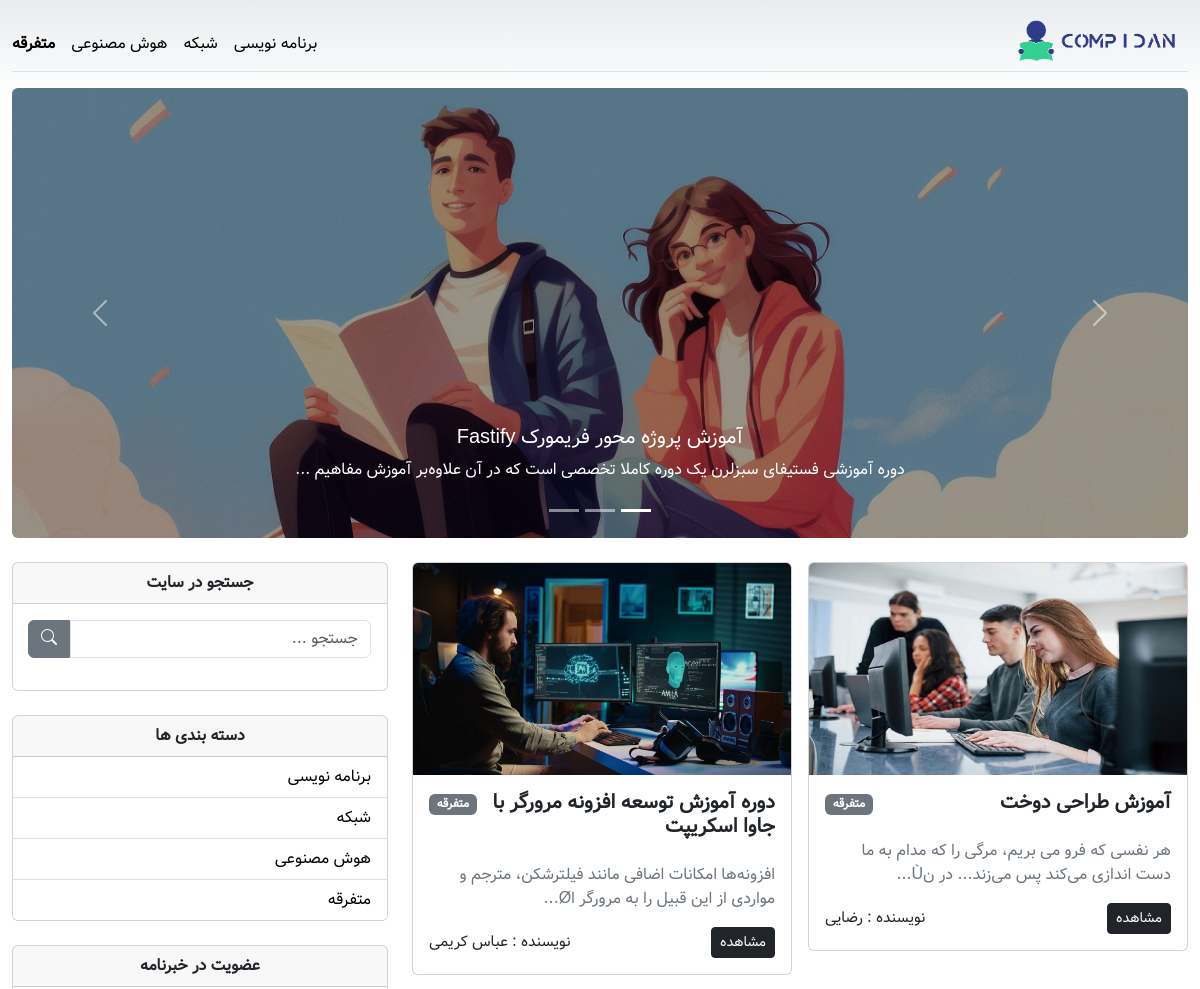
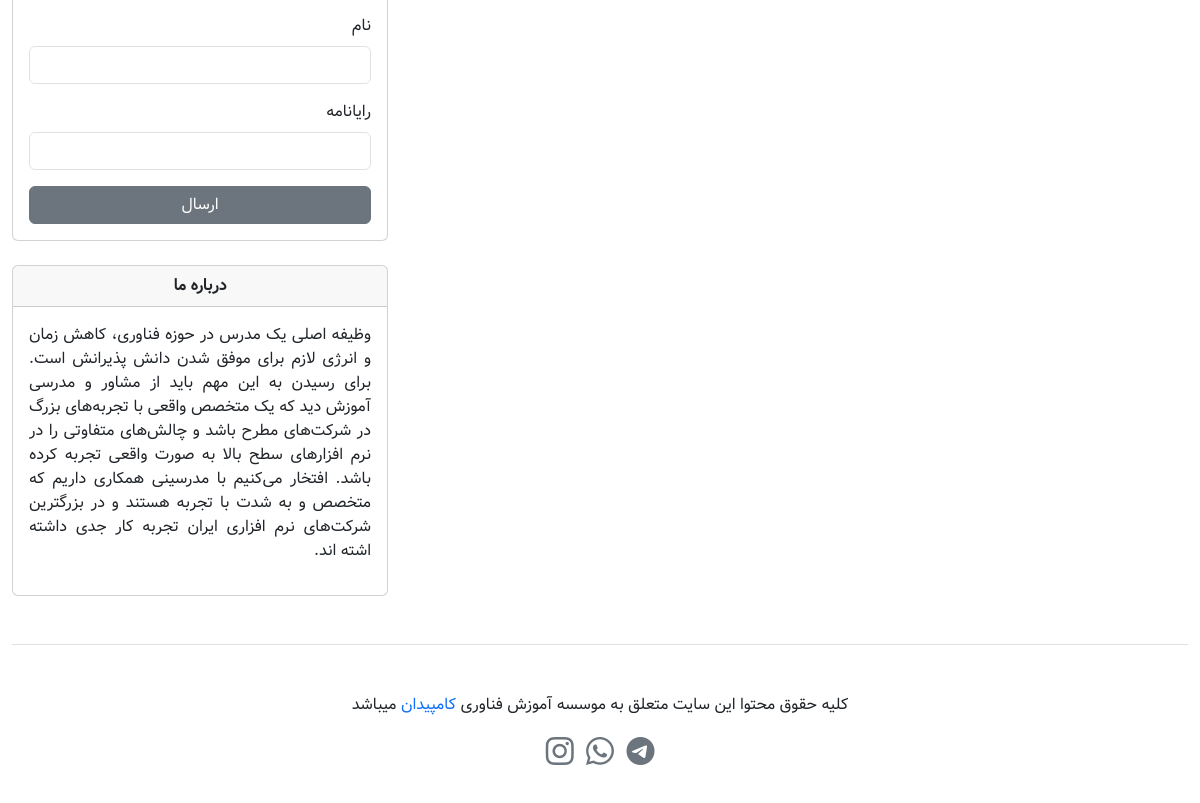
The app's page /phpsite/index.php?id=4 with its own data (2 pictures, top to bottom).
### tables this page shows
CREATE TABLE `categories` (
  `id` int(11) NOT NULL,
  `title` varchar(255) NOT NULL
);

CREATE TABLE `posts` (
  `id` int(11) NOT NULL,
  `title` varchar(255) NOT NULL,
  `body` text NOT NULL,
  `category_id` int(11) NOT NULL,
  `author` varchar(255) NOT NULL,
  `image` varchar(255) NOT NULL
);

### phpsite/index.php (the view)
<?php
include "include/db.php";
include "include/layout/header.php";
if (isset($_GET['id'])) {
  $postha = $connection->query("SELECT * FROM posts WHERE category_id={$_GET['id']} ORDER BY id DESC LIMIT 4");
} else {
  $postha = $connection->query("SELECT * FROM posts ORDER BY id DESC LIMIT 4");
}
?>
<main>
  <?php include "include/layout/slider.php"; ?>
  <section class="mt-4">
    <div class="row">
      <div class="col-lg-8">
        <div class="row g-3">
          <?php foreach ($postha as $post):
            $category = $connection->query("SELECT * FROM categories WHERE id={$post['category_id']}")->fetch();
          ?>
            <div class="col-sm-6">
              <div class="card">
                <img src="./assets/images/<?= $post['image'] ?>" class="card-img-top" alt="post-image" />
                <div class="card-body">
                  <div class="d-flex justify-content-between">
                    <h5 class="card-title fw-bold"><?= $post['title'] ?></h5>
                    <div>
                      <span class="badge text-bg-secondary"><?= $category['title'] ?></span>
                    </div>
                  </div>
                  <p class="card-text text-secondary pt-3">
                    <?= substr($post['body'], 0, 150) . "..."  ?>
                  </p>
                  <div class="d-flex justify-content-between align-items-center">
                    <a href="single.html" class="btn btn-sm btn-dark">مشاهده</a>
                    <p class="fs-7 mb-0">نویسنده : <?= $post['author'] ?></p>
                  </div>
                </div>
              </div>
            </div>
          <?php endforeach ?>
        </div>
      </div>
      <?php include "include/layout/sidebar.php" ?>
    </div>
  </section>
</main>
<?php include "include/layout/footer.php" ?>

### phpsite/include/layout/header.php (shortened to what this page needs)
<?php
$categories = $connection->query("SELECT * FROM categories");
?>
<!DOCTYPE html>
<html dir="rtl" lang="fa">
<head>
  <link rel="stylesheet" href="https://cdn.jsdelivr.net/npm/bootstrap-icons@1.10.5/font/bootstrap-icons.css" />
  <link
    href="https://cdn.jsdelivr.net/npm/bootstrap@5.3.1/dist/css/bootstrap.min.css"
    rel="stylesheet"
 />
  <link rel="stylesheet" href="./assets/css/style.css" />
</head>
<body>
  <div class="container py-3">
    <header class="d-flex flex-column flex-md-row align-items-center border-bottom mb-3">
      <a class="navbar-brand" href="index.php">
        <img src="assets/images/logo.png" style="width: 180px" />
      </a>
      <nav class="d-inline-flex mt-2 mt-md-0 me-md-auto">
        <?php foreach ($categories as $category): ?>
          <a class="me-3 py-2 link-body-emphasis text-decoration-none <?= (!empty($_GET['id']) && $category['id'] == $_GET['id']) ? 'fw-bold' : '' ?>" href="index.php?id=<?= $category['id'] ?>">
            <?= $category['title'] ?>
          </a>
        <?php endforeach ?>
      </nav>
    </header>

### phpsite/include/layout/slider.php (shortened to what this page needs)
<?php
$sliders = $connection->query("SELECT * FROM posts_slider");
?>
<section>
  <div id="carousel" class="carousel slide">
    <div class="carousel-indicators">
      <button type="button" data-bs-target="#carousel" data-bs-slide-to="0" class="active"></button>
      <button type="button" data-bs-target="#carousel" data-bs-slide-to="1"></button>
      <button type="button" data-bs-target="#carousel" data-bs-slide-to="2"></button>
    </div>
    <div class="carousel-inner rounded">
      <?php foreach ($sliders as $slider):
        $postId = $slider['post_id'];
        $posts = $connection->query("SELECT * FROM posts WHERE id= $postId");
        foreach ($posts as $post):
      ?>
          <div class="carousel-item overlay carousel-height <?= $slider['active'] ? 'active' : '' ?>">
            <img src="./assets/images/<?= $post['image'] ?>" class="d-block w-100" alt="post-image" />
            <div class="carousel-caption d-none d-md-block">
              <h5><?= $post['title'] ?></h5>
              <p><?= substr($post['body'], 0, 150) . "..."  ?></p>
            </div>
          </div>
        <?php endforeach ?>
      <?php endforeach ?>
    </div>
    <button class="carousel-control-prev" type="button" data-bs-target="#carousel" data-bs-slide="prev">
      <span class="carousel-control-prev-icon"></span>
    </button>
    <button class="carousel-control-next" type="button" data-bs-target="#carousel" data-bs-slide="next">
      <span class="carousel-control-next-icon"></span>
    </button>
  </div>
</section>

### phpsite/include/layout/sidebar.php
<?php
$categories = $connection->query("SELECT * FROM categories");
?>
<div class="col-lg-4">
    <div class="card">
        <p class="fw-bold fs-6 card-header text-center">جستجو در سایت</p>
        <div class="card-body">
            <form action="search.html">
                <div class="input-group mb-3">
                    <input type="text" class="form-control" placeholder="جستجو ..." />
                    <button class="btn btn-secondary" type="submit">
                        <i class="bi bi-search"></i>
                    </button>
                </div>
            </form>
        </div>
    </div>
    <div class="card mt-4">
        <div class="fw-bold fs-6 card-header text-center">دسته بندی ها</div>
        <ul class="list-group list-group-flush p-0">
            <?php foreach ($categories as $category): ?>
                <li class="list-group-item">
                    <a class="link-body-emphasis text-decoration-none" href="index.php?id=<?= $category['id'] ?>"> <?= $category['title'] ?></a>
                </li>
            <?php endforeach ?>
        </ul>
    </div>
    <div class="card mt-4">
        <p class="fw-bold fs-6 card-header text-center">عضویت در خبرنامه</p>
        <div class="card-body">
            <form>
                <div class="mb-3">
                    <label class="form-label">نام</label>
                    <input type="text" class="form-control" />
                </div>
                <div class="mb-3">
                    <label class="form-label">رایانامه</label>
                    <input type="email" class="form-control" />
                </div>
                <div class="d-grid gap-2">
                    <button type="submit" class="btn btn-secondary">ارسال</button>
                </div>
            </form>
        </div>
    </div>
    <div class="card mt-4">
        <p class="fw-bold fs-6 card-header text-center">درباره ما</p>
        <div class="card-body">
            <p class="text-justify">
                وظیفه اصلی یک مدرس در حوزه فناوری، کاهش زمان و انرژی لازم برای موفق شدن دانش پذیرانش است. برای رسیدن به این مهم باید از مشاور و مدرسی آموزش دید که یک متخصص
                واقعی با تجربه‌های بزرگ در شرکت‌های مطرح باشد و چالش‌های متفاوتی را در نرم افزارهای سطح بالا به صورت واقعی تجربه کرده باشد. افتخار می‌کنیم با مدرسینی همکاری
                داریم که متخصص و به شدت با تجربه هستند و در بزرگترین شرکت‌های نرم افزاری ایران تجربه کار جدی داشته اشته اند.
            </p>
        </div>
    </div>
</div>

### phpsite/assets/css/style.css (style rules this page uses)
body { background-image: linear-gradient(180deg, #e9ecef, #fff 100px, #fff); background-repeat: no-repeat; font-family: "Vazir", sans-serif; }
.container { max-width: 1200px; }
.text-justify { text-align: justify; }
.overlay:after { content: ""; display: block; position: absolute; top: 0; bottom: 0; left: 0; right: 0; background: black; opacity: 0.4; z-index: 1; }
.carousel-caption { z-index: 2; }
.input-group > :not(:first-child):not(.dropdown-menu):not(.valid-tooltip):not( .valid-feedback ):not(.invalid-tooltip):not(.invalid-feedback) { border-top-right-radius: 0; border-bottom-right-radius: 0; border-top-left-radius: 0.375rem; border-bottom-left-radius: 0.375rem; }
.input-group:not(.has-validation) > :not(:last-child):not(.dropdown-toggle):not(.dropdown-menu):not( .form-floating ) { border-top-left-radius: 0; border-bottom-left-radius: 0; border-top-right-radius: 0.375rem; border-bottom-right-radius: 0.375rem; }
.fs-7 { font-size: 0.95rem; }
@media screen and (min-width: 800px) { .carousel-height { height: 450px; } }

### records on screen
categories: title "برنامه نویسی"
categories: title "شبکه"
categories: title "هوش مصنوعی"
categories: title "متفرقه"
posts: image (picture), title "آموزش پروژه محور فریمورک Fastify", body "دوره آموزشی فستیفای سبزلرن یک دوره کاملا تخصصی است که در آن علاوه‌بر آموزش مفاهیم"
posts: image (picture), title "آموزش طراحی دوخت", category.title "متفرقه", body "هر نفسی که فرو می‌ بریم، مرگی را که مدام به ما دست‌ اندازی می‌کند پس می‌زند... در نÙ", author "رضایی"
posts: image (picture), title "دوره آموزش توسعه افزونه مرورگر با جاوا اسکریپت", category.title "متفرقه", body "افزونه‌ها امکانات اضافی مانند فیلترشکن، مترجم و مواردی از این قبیل را به مرورگر اØ", author "عباس کریمی"
